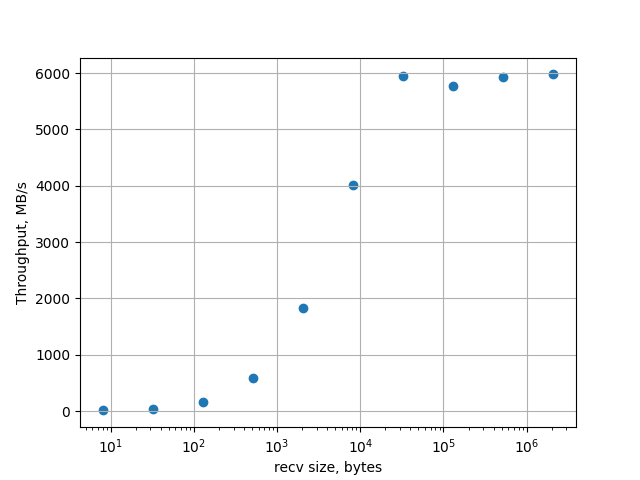

Reproduce this figure in Python.
import sys
import subprocess

import matplotlib.pyplot as plt

BIN = sys.argv[1]

if '/' not in BIN:
    BIN = './' + BIN

# sizes = [8, 32, 128]
sizes = [8, 32, 128, 512, 2 * 1024, 8 * 1024, 32 * 1024, 128 * 1024, 512 * 1024, 2 * 1024 * 1024]
tps = []

for size in sizes:
    res = subprocess.getoutput(f'{BIN} {size}')
    throughput = float(res.split()[1])
    tps.append(throughput)

plt.scatter(sizes, tps)
plt.xscale('log')
plt.xlabel('recv size, bytes')
plt.ylabel('Throughput, MB/s')
plt.grid(True)

plt.savefig('recv_perf.png')
